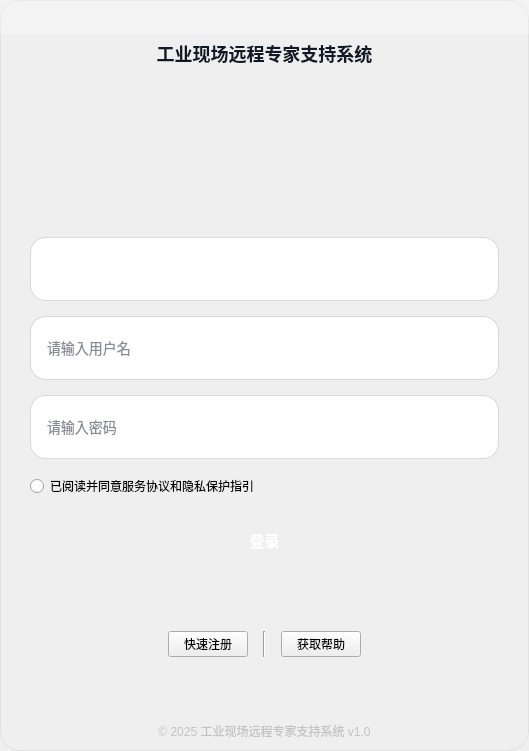
<?xml version="1.0" encoding="UTF-8"?>
<ui version="4.0">
 <class>LoginDialog</class>
 <widget class="QDialog" name="LoginDialog">
  <property name="geometry">
   <rect>
    <x>0</x>
    <y>0</y>
    <width>529</width>
    <height>751</height>
   </rect>
  </property>
  <property name="baseSize">
   <size>
    <width>0</width>
    <height>0</height>
   </size>
  </property>
  <property name="windowTitle">
   <string>登录</string>
  </property>
  <property name="styleSheet">
   <string notr="true">/* ===== 外观：柔和渐变 + 圆角 + 细描边 ===== */
QDialog#LoginDialog {
    background: qlineargradient(x1:0,y1:0, x2:0,y2:1,
                                stop:0   #eef5ff,
                                stop:0.55 #f3f7ff,
                                stop:1   #fbfcff);
    border-radius: 20px;
    border: 1px solid rgba(0,0,0,0.06);
}
QWidget#title_widget, QWidget#center_widget {
    background: transparent;
    border-radius: 20px;
}
QWidget#title_widget {
    background: rgba(255,255,255,0.26);
    border-top-left-radius: 20px;
    border-top-right-radius: 20px;
}

/* 标题 */
QLabel#titleLabel {
    color: #111827;
    font-size: 18px;               /* 更有分量 */
    font-weight: 600;
    letter-spacing: .2px;
}

/* 顶部两个圆形工具按钮：更柔和的悬停/按下态 */
QToolButton#toolButton_github,
QToolButton#toolButton_close {
    background: transparent;
    border: none;
    width: 20px; height: 20px;
    border-radius: 14px;
    qproperty-iconSize: 18px 18px;
}

QToolButton#toolButton_close      { border-image: url(:/image/x-circle.svg); }
QToolButton#toolButton_github    { border-image: url(:/image/github.svg); }

QToolButton#toolButton_close:hover {
    border-image: url(:/image/x-circle-fill.svg); /* 悬停时用另一张图 */
}
QToolButton#toolButton_close:pressed{ background: rgba(0,0,0,0.12); }

/* 大图标容器（label_5）做成浅卡片 */
QLabel#label_5 {
    background: rgba(255,255,255,0.75);
    border: 1px solid rgba(0,0,0,0.05);
    border-radius: 18px;
}

/* ===== 输入框 / 下拉框：更“胖”的圆角卡片 ===== */
QLineEdit, QComboBox {
    background: #ffffff;
    border: 1px solid rgba(0,0,0,0.12);
    border-radius: 16px;           /* 圆角更大 */
    padding: 10px 14px;            /* 内边距更足 -&gt; 更“胖” */
    min-height: 42px;              /* 统一高度 */
    font-size: 14px;
    color: #111827;
    selection-background-color: #5CAEFF;
    selection-color: #ffffff;
}
QLineEdit:focus, QComboBox:focus {
    border: 1px solid #5CAEFF;
    outline: 4px solid rgba(92,174,255,0.18);   /* 柔和的焦点光晕 */
}
QComboBox::drop-down { width: 26px; border: none; background: transparent; margin-right: 6px; }
QComboBox QAbstractItemView {
    background: #ffffff;
    border: 1px solid rgba(0,0,0,0.12);
    selection-background-color: #E8F2FF;
    outline: none;
}


/* 下拉列表美化 */
QComboBox#userTypeCombo::drop-down {
    width: 26px; border: none; background: transparent; margin-right: 6px;
}
QComboBox#userTypeCombo QAbstractItemView {
    background: #ffffff;
    border: 1px solid rgba(0,0,0,0.12);
    outline: none;
    selection-background-color: #E8F2FF;
}

/* 单选框（你的 .ui 用的是 QRadioButton） */
QRadioButton#radioButton {
    color: #6b7280;  /* 次要文本色 */
    spacing: 8px;
}
QRadioButton#radioButton::indicator {
    width: 16px; height: 16px;
    border-radius: 4px;
    border: 1px solid #BFC6D1;
    background: #fff;
}
QRadioButton#radioButton::indicator:checked {
    background: #5CAEFF;
    border: 1px solid #5CAEFF;
}

/* ===== 主按钮：更“胖”的胶囊纽（圆角更大） ===== */
QPushButton#loginButton {
    background: qlineargradient(x1:0,y1:0, x2:0,y2:1,
                                stop:0 #6fb2ff, stop:1 #4ea4ff);
    border: none;
    border-radius: 22px;       /* 胶囊 */
    color: #ffffff;
    min-height: 54px;          /* 更胖 */
    font-size: 15px;
    font-weight: 600;
    letter-spacing: .2px;
}
QPushButton#loginButton:hover  {
    background: qlineargradient(x1:0,y1:0, x2:0,y2:1,
                                stop:0 #84bfff, stop:1 #61afff);
}
QPushButton#loginButton:pressed { background: #3e93ea; }

/* 次级按钮（“快速注册”“获取帮助”）：文字按钮（无背景/无边框） */
QPushButton:not(#loginButton) {
    background-color: rgba(0, 0, 0, 0);
    border: none;
    color: #2D7EF7;
    font-size: 13px;
    min-height: 28px;
    padding: 4px 6px;
}
QPushButton:not(#loginButton):hover   { color: #1B63D9; text-decoration: underline; }
QPushButton:not(#loginButton):pressed { color: #114DB3; }

/* 更轻的分隔线与版权 */
Line { color: rgba(0,0,0,0.10); }
QLabel#label_edit { 
	color: rgba(195, 195, 195,255); 
    font-size: 12px;
}

/* 禁用态 */
*:disabled { color: rgba(17,24,39,0.34); }</string>
  </property>
  <layout class="QVBoxLayout" name="verticalLayout_2">
   <property name="leftMargin">
    <number>0</number>
   </property>
   <property name="topMargin">
    <number>0</number>
   </property>
   <property name="rightMargin">
    <number>0</number>
   </property>
   <item>
    <widget class="QWidget" name="title_widget" native="true">
     <layout class="QHBoxLayout" name="horizontalLayout_2">
      <property name="spacing">
       <number>5</number>
      </property>
      <property name="leftMargin">
       <number>0</number>
      </property>
      <property name="topMargin">
       <number>2</number>
      </property>
      <property name="rightMargin">
       <number>2</number>
      </property>
      <item>
       <spacer name="horizontalSpacer">
        <property name="orientation">
         <enum>Qt::Horizontal</enum>
        </property>
        <property name="sizeHint" stdset="0">
         <size>
          <width>461</width>
          <height>20</height>
         </size>
        </property>
       </spacer>
      </item>
      <item>
       <widget class="QToolButton" name="toolButton_github">
        <property name="text">
         <string/>
        </property>
        <property name="icon">
         <iconset resource="../image/UiTool.qrc">
          <normaloff>:/login/github.svg</normaloff>:/login/github.svg</iconset>
        </property>
       </widget>
      </item>
      <item>
       <widget class="QToolButton" name="toolButton_close">
        <property name="text">
         <string/>
        </property>
        <property name="icon">
         <iconset resource="../image/UiTool.qrc">
          <normaloff>:/login/x-circle.svg</normaloff>:/login/x-circle.svg</iconset>
        </property>
       </widget>
      </item>
     </layout>
    </widget>
   </item>
   <item>
    <widget class="QLabel" name="titleLabel">
     <property name="sizePolicy">
      <sizepolicy hsizetype="Preferred" vsizetype="Fixed">
       <horstretch>0</horstretch>
       <verstretch>0</verstretch>
      </sizepolicy>
     </property>
     <property name="font">
      <font>
       <pointsize>-1</pointsize>
       <weight>75</weight>
       <bold>true</bold>
      </font>
     </property>
     <property name="text">
      <string>工业现场远程专家支持系统</string>
     </property>
     <property name="alignment">
      <set>Qt::AlignCenter</set>
     </property>
    </widget>
   </item>
   <item>
    <widget class="QWidget" name="center_widget" native="true">
     <property name="sizePolicy">
      <sizepolicy hsizetype="Preferred" vsizetype="Expanding">
       <horstretch>0</horstretch>
       <verstretch>0</verstretch>
      </sizepolicy>
     </property>
     <layout class="QVBoxLayout" name="verticalLayout">
      <property name="spacing">
       <number>15</number>
      </property>
      <property name="leftMargin">
       <number>30</number>
      </property>
      <property name="rightMargin">
       <number>30</number>
      </property>
      <property name="bottomMargin">
       <number>0</number>
      </property>
      <item>
       <layout class="QHBoxLayout" name="horizontalLayout_3">
        <item>
         <spacer name="horizontalSpacer_2">
          <property name="orientation">
           <enum>Qt::Horizontal</enum>
          </property>
          <property name="sizeHint" stdset="0">
           <size>
            <width>40</width>
            <height>20</height>
           </size>
          </property>
         </spacer>
        </item>
        <item>
         <widget class="QLabel" name="label_profile">
          <property name="minimumSize">
           <size>
            <width>95</width>
            <height>90</height>
           </size>
          </property>
          <property name="text">
           <string/>
          </property>
          <property name="scaledContents">
           <bool>false</bool>
          </property>
          <property name="margin">
           <number>15</number>
          </property>
         </widget>
        </item>
        <item>
         <spacer name="horizontalSpacer_3">
          <property name="orientation">
           <enum>Qt::Horizontal</enum>
          </property>
          <property name="sizeHint" stdset="0">
           <size>
            <width>40</width>
            <height>20</height>
           </size>
          </property>
         </spacer>
        </item>
       </layout>
      </item>
      <item>
       <spacer name="verticalSpacer_4">
        <property name="orientation">
         <enum>Qt::Vertical</enum>
        </property>
        <property name="sizeType">
         <enum>QSizePolicy::Expanding</enum>
        </property>
        <property name="sizeHint" stdset="0">
         <size>
          <width>20</width>
          <height>40</height>
         </size>
        </property>
       </spacer>
      </item>
      <item>
       <layout class="QHBoxLayout" name="horizontalLayout">
        <item>
         <widget class="QComboBox" name="userTypeCombo">
          <property name="minimumSize">
           <size>
            <width>0</width>
            <height>64</height>
           </size>
          </property>
          <property name="currentText">
           <string notr="true"/>
          </property>
         </widget>
        </item>
       </layout>
      </item>
      <item>
       <widget class="QLineEdit" name="usernameEdit">
        <property name="minimumSize">
         <size>
          <width>0</width>
          <height>64</height>
         </size>
        </property>
        <property name="font">
         <font>
          <pointsize>-1</pointsize>
         </font>
        </property>
        <property name="placeholderText">
         <string>请输入用户名</string>
        </property>
       </widget>
      </item>
      <item>
       <widget class="QLineEdit" name="passwordEdit">
        <property name="minimumSize">
         <size>
          <width>0</width>
          <height>64</height>
         </size>
        </property>
        <property name="font">
         <font>
          <pointsize>-1</pointsize>
         </font>
        </property>
        <property name="echoMode">
         <enum>QLineEdit::Password</enum>
        </property>
        <property name="placeholderText">
         <string>请输入密码</string>
        </property>
       </widget>
      </item>
      <item>
       <widget class="QRadioButton" name="LogAgreeButton">
        <property name="text">
         <string>已阅读并同意服务协议和隐私保护指引</string>
        </property>
       </widget>
      </item>
      <item>
       <widget class="QPushButton" name="loginButton">
        <property name="sizePolicy">
         <sizepolicy hsizetype="Minimum" vsizetype="Expanding">
          <horstretch>0</horstretch>
          <verstretch>0</verstretch>
         </sizepolicy>
        </property>
        <property name="minimumSize">
         <size>
          <width>0</width>
          <height>54</height>
         </size>
        </property>
        <property name="text">
         <string>登录</string>
        </property>
        <property name="default">
         <bool>true</bool>
        </property>
       </widget>
      </item>
      <item>
       <spacer name="verticalSpacer">
        <property name="orientation">
         <enum>Qt::Vertical</enum>
        </property>
        <property name="sizeHint" stdset="0">
         <size>
          <width>20</width>
          <height>40</height>
         </size>
        </property>
       </spacer>
      </item>
      <item>
       <layout class="QHBoxLayout" name="horizontalLayout_4">
        <item>
         <spacer name="horizontalSpacer_4">
          <property name="orientation">
           <enum>Qt::Horizontal</enum>
          </property>
          <property name="sizeHint" stdset="0">
           <size>
            <width>40</width>
            <height>20</height>
           </size>
          </property>
         </spacer>
        </item>
        <item>
         <widget class="QPushButton" name="registerButton">
          <property name="text">
           <string>快速注册</string>
          </property>
         </widget>
        </item>
        <item>
         <widget class="Line" name="line">
          <property name="orientation">
           <enum>Qt::Vertical</enum>
          </property>
         </widget>
        </item>
        <item>
         <widget class="QPushButton" name="helpButton">
          <property name="text">
           <string>获取帮助</string>
          </property>
         </widget>
        </item>
        <item>
         <spacer name="horizontalSpacer_5">
          <property name="orientation">
           <enum>Qt::Horizontal</enum>
          </property>
          <property name="sizeHint" stdset="0">
           <size>
            <width>40</width>
            <height>20</height>
           </size>
          </property>
         </spacer>
        </item>
       </layout>
      </item>
      <item>
       <spacer name="verticalSpacer_2">
        <property name="orientation">
         <enum>Qt::Vertical</enum>
        </property>
        <property name="sizeHint" stdset="0">
         <size>
          <width>20</width>
          <height>40</height>
         </size>
        </property>
       </spacer>
      </item>
      <item>
       <widget class="QLabel" name="label_edit">
        <property name="font">
         <font>
          <pointsize>12</pointsize>
         </font>
        </property>
        <property name="text">
         <string>© 2025 工业现场远程专家支持系统 v1.0</string>
        </property>
        <property name="alignment">
         <set>Qt::AlignCenter</set>
        </property>
       </widget>
      </item>
     </layout>
    </widget>
   </item>
  </layout>
 </widget>
 <resources>
  <include location="../image/UiTool.qrc"/>
 </resources>
 <connections/>
</ui>
